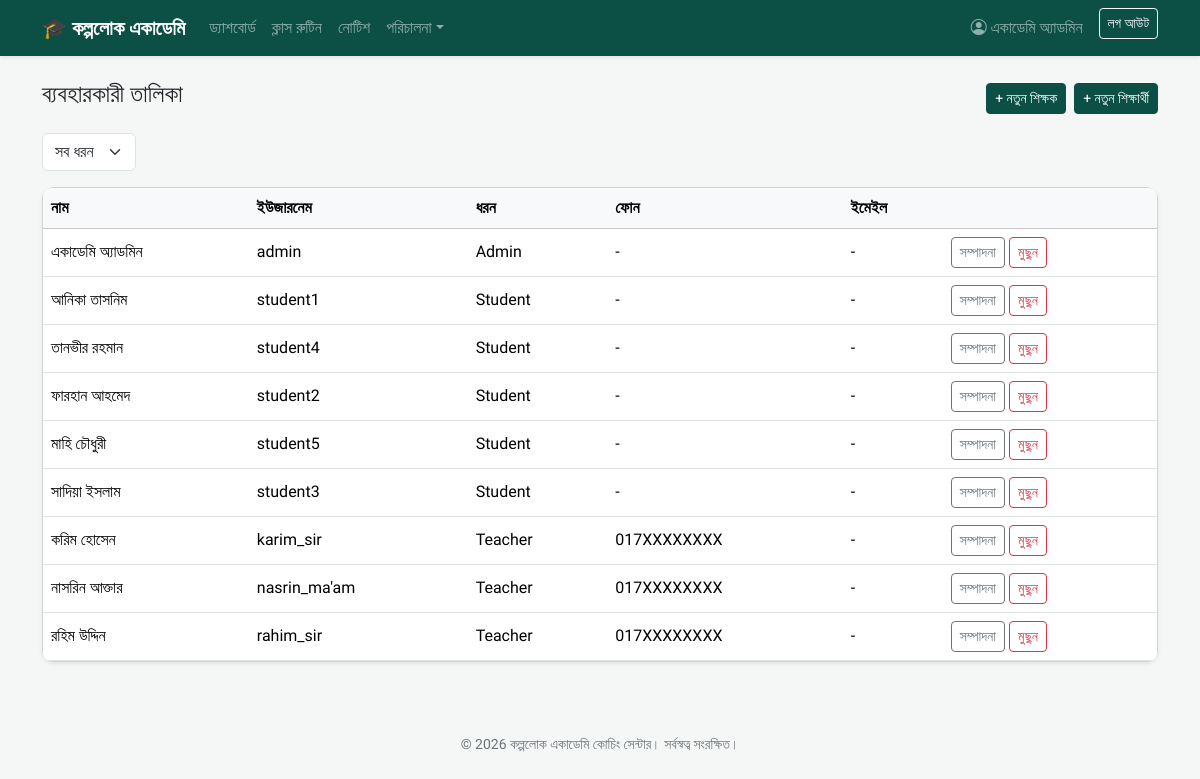
Screenshot of /accounts/users/ (signed in) with the database file from the repository.
### accounts/models.py (models this page shows, shortened)
class User(AbstractUser):
    class Role(models.TextChoices):
        ADMIN = "ADMIN", "Admin"
        TEACHER = "TEACHER", "Teacher"
        STUDENT = "STUDENT", "Student"
    role = models.CharField(max_length=10, choices=Role.choices, default=Role.STUDENT)
    phone = models.CharField(max_length=20, blank=True)
    photo = models.ImageField(upload_to="profiles/", blank=True, null=True)
    address = models.CharField(max_length=255, blank=True)
    def is_admin_role(self):
        return self.role == self.Role.ADMIN or self.is_superuser
    def is_teacher_role(self):
        return self.role == self.Role.TEACHER
    def is_student_role(self):
        return self.role == self.Role.STUDENT

### accounts/decorators.py (the view)
        @login_required
        def wrapped(request, *args, **kwargs):
            if not role_check(request.user):
                raise PermissionDenied("এই পাতাটি দেখার অনুমতি আপনার নেই।")
            return view_func(request, *args, **kwargs)

### accounts/views.py (called while the page is built)
@admin_required
def user_list(request):
    role_filter = request.GET.get("role", "")
    users = User.objects.all().order_by("role", "first_name")
    if role_filter:
        users = users.filter(role=role_filter)
    return render(request, "accounts/user_list.html", {"users": users, "role_filter": role_filter})

### templates/accounts/user_list.html (shortened to what this page needs)
{% extends "base.html" %}
{% block content %}
<div class="d-flex justify-content-between align-items-center mb-3 flex-wrap gap-2">
    <h4>ব্যবহারকারী তালিকা</h4>
    <div class="d-flex gap-2">
        <a href="{% url 'add_teacher' %}" class="btn btn-brand btn-sm">+ নতুন শিক্ষক</a>
        <a href="{% url 'add_student' %}" class="btn btn-brand btn-sm">+ নতুন শিক্ষার্থী</a>
    </div>
</div>
<form method="get" class="row g-2 mb-3">
    <div class="col-auto">
        <select name="role" class="form-select" onchange="this.form.submit()">
            <option value="">সব ধরন</option>
        </select>
    </div>
</form>
<div class="card shadow-sm">
    <div class="table-responsive">
        <table class="table table-hover mb-0 align-middle">
            <thead class="table-light"><tr><th>নাম</th><th>ইউজারনেম</th><th>ধরন</th><th>ফোন</th><th>ইমেইল</th><th></th></tr></thead>
            <tbody>
            {% for u in users %}
                <tr>
                    <td>{{ u.get_full_name|default:"-" }}</td>
                    <td>{{ u.username }}</td>
                    <td>{{ u.get_role_display }}</td>
                    <td>{{ u.phone|default:"-" }}</td>
                    <td>{{ u.email|default:"-" }}</td>
                    <td>
                        <a href="{% url 'edit_user' u.pk %}" class="btn btn-sm btn-outline-secondary">সম্পাদনা</a>
                        <a href="{% url 'delete_user' u.pk %}" class="btn btn-sm btn-outline-danger">মুছুন</a>
                    </td>
                </tr>
            {% empty %}
                <tr><td colspan="6" class="text-center text-muted py-4">কোনো ব্যবহারকারী পাওয়া যায়নি।</td></tr>
            {% endfor %}
            </tbody>
        </table>
    </div>
</div>
{% endblock %}

### templates/base.html (shortened to what this page needs)
{% load static %}
<!DOCTYPE html>
<html lang="bn">
<head>
    <link href="https://cdn.jsdelivr.net/npm/bootstrap@5.3.3/dist/css/bootstrap.min.css" rel="stylesheet">
    <link href="https://cdn.jsdelivr.net/npm/bootstrap-icons@1.11.3/font/bootstrap-icons.css" rel="stylesheet">
</head>
<body>
<nav class="navbar navbar-expand-lg navbar-dark brand-green mb-4 shadow-sm">
    <div class="container">
        <a class="navbar-brand" href="{% url 'home' %}">🎓 কল্পলোক একাডেমি</a>
        <div class="collapse navbar-collapse" id="navMenu">
            <ul class="navbar-nav me-auto mb-2 mb-lg-0">
                {% if user.is_authenticated %}
                    <li class="nav-item"><a class="nav-link" href="{% url 'dashboard' %}">ড্যাশবোর্ড</a></li>
                    <li class="nav-item"><a class="nav-link" href="{% url 'routine_list' %}">ক্লাস রুটিন</a></li>
                    <li class="nav-item"><a class="nav-link" href="{% url 'notice_list' %}">নোটিশ</a></li>
                    {% if user.is_admin_role %}
                        <li class="nav-item dropdown">
                            <a class="nav-link dropdown-toggle" href="#" data-bs-toggle="dropdown">পরিচালনা</a>
                        </li>
                    {% endif %}
                {% endif %}
            </ul>
            <ul class="navbar-nav">
                {% if user.is_authenticated %}
                    <li class="nav-item"><a class="nav-link" href="{% url 'profile' %}"><i class="bi bi-person-circle"></i> {{ user.get_full_name|default:user.username }}</a></li>
                    <li class="nav-item">
                        <form method="post" action="{% url 'logout' %}" class="d-inline">
                            <button class="btn btn-outline-light btn-sm ms-2" type="submit">লগ আউট</button>
                        </form>
                    </li>
                {% else %}
                    <li class="nav-item"><a class="nav-link" href="{% url 'login' %}">লগইন</a></li>
                {% endif %}
            </ul>
        </div>
    </div>
</nav>
<div class="container mb-5">
    {% block content %}{% endblock %}
</div>
<footer class="text-center py-4 small">
    &copy; {% now "Y" %} কল্পলোক একাডেমি কোচিং সেন্টার। সর্বস্বত্ব সংরক্ষিত।
</footer>
</body>
</html>

### templates/base.html (style rules this page uses)
body { font-family: 'Hind Siliguri', sans-serif; background-color: #f4f7f6; }
.navbar-brand { font-weight: 700; }
.brand-green { background-color: #0b4f45 !important; }
.btn-brand { background-color: #0b4f45; border-color: #0b4f45; color: #fff; }
.card { border-radius: 0.75rem; }
.table-responsive { border-radius: 0.5rem; overflow-x: auto; -webkit-overflow-scrolling: touch; }
.table-responsive table { margin-bottom: 0; }
footer { color: #6c757d; }
form input[type=text], form input[type=email], form input[type=password], form input[type=number], form input[type=date], form input[type=time], form select, form textarea { display: block; width: 100%; padding: 0.45rem 0.75rem; border: 1px solid #ced4da; border-radius: 0.375rem; font-family: inherit; }

### rows the page displays
User: get_full_name "একাডেমি অ্যাডমিন", username "admin", role "Admin", phone "-", email "-"
User: get_full_name "আনিকা তাসনিম", username "student1", role "Student", phone "-", email "-"
User: get_full_name "তানভীর রহমান", username "student4", role "Student", phone "-", email "-"
User: get_full_name "ফারহান আহমেদ", username "student2", role "Student", phone "-", email "-"
User: get_full_name "মাহি চৌধুরী", username "student5", role "Student", phone "-", email "-"
User: get_full_name "সাদিয়া ইসলাম", username "student3", role "Student", phone "-", email "-"
User: get_full_name "করিম হোসেন", username "karim_sir", role "Teacher", phone "017XXXXXXXX", email "-"
User: get_full_name "নাসরিন আক্তার", username "nasrin_ma'am", role "Teacher", phone "017XXXXXXXX", email "-"
User: get_full_name "রহিম উদ্দিন", username "rahim_sir", role "Teacher", phone "017XXXXXXXX", email "-"
